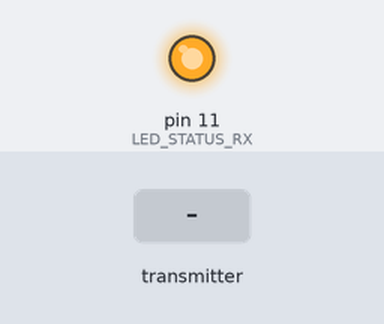
This program was run on a simulated Arduino Uno, built with avr-gcc and run on an emulated ATmega328P. Parts: output pins drawn as LEDs (lit = HIGH). The test bench sets the inputs (shaded band). No radio packets arrive unless stated.

Above: at 1.1 s.
At 2.2 s:
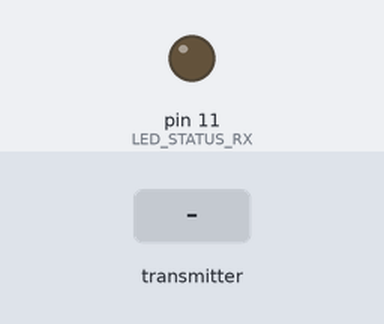
2.3 s: the transmitter starts sending startByte = 0
At 2.8 s:
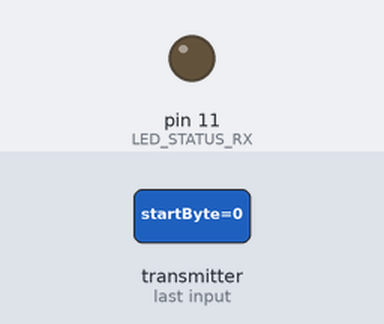
Timing chart, 0 to 5.3 s (numbered marks = the images above; inputs shaded):
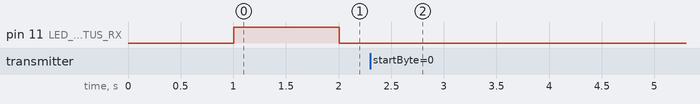

Measured:
- after the input at 2.3 s, pin 11 (LED_STATUS_RX): stops changing and stays LOW

The program:

main.cpp
```cpp
#include <Arduino.h>

#include "Servo.h"

#include <SPI.h>
#include "RF24.h"

#include "config/config.h"
#include "config/radioLink.h"

/* Radio class instance */
RF24 radio(CE_PIN, CSN_PIN);

/* Enable send or not variables */
bool send_enable;

/* Timestamp variables */
unsigned long last_receive;
unsigned long toggle_period;
unsigned long last_send;

/* radiolink protocol variables */
radiolink_protocol_t radio_link_send;
radiolink_protocol_t radio_link_response;
radiolink_protocol_t curData;

/* Servo instance for PWM output */
Servo throttle_output;
Servo yaw_output;
Servo pitch_output;
Servo roll_output;
Servo AUX1_output;
Servo AUX2_output;

/* Function declaration */
bool check_payload_receive(radiolink_protocol_t payload);

void setup() {

#ifdef SERIAL_DEBUG
  Serial.begin(9600);
  packet.pitch = 10;
  packet.roll = 12;
  packet.yaw = 16;
#endif  /* SERIAL_DEBUG */

  pinMode(LED_STATUS_RX, OUTPUT);

  /* Setup radio NRF24 */
  if (!radio.begin()) {
#ifdef SERIAL_DEBUG
    Serial.println("Radio module is not connected");
#endif  /* SERIAL_DEBUG */
    digitalWrite(LED_STATUS_RX, LOW);
    for (;;) {
#ifdef SERIAL_DEBUG
      Serial.println("Waiting for connection ...");
#endif  /* SERIAL_DEBUG */
      if (radio.begin()) {
        break;
      }
      delay(1000);
    }
  }

#ifdef SERIAL_DEBUG
  Serial.println("Radio module is connected");
#endif  /* SERIAL_DEBUG */

  radio.setDataRate(RF24_250KBPS);
  radio.setChannel(CHANNEL_NRF24);
  radio.setCRCLength(RF24_CRC_16);

  /* Delay for stabilization */
  delay(1000);

  /* Indicate led status */
  digitalWrite(LED_STATUS_RX, HIGH);

  radio.openWritingPipe(TX_ADDR);
  radio.openReadingPipe(2, TX_ADDR);
  radio.startListening();

  /* Assign timestamp */
  toggle_period = millis();
  last_receive = millis();
  last_send = millis();

}

void loop() {
  if (radio.available()) {
    while(radio.available()) {
      toggle_period = millis();
      radio.read(&radio_link_response, sizeof(radio_link_response));
      if (check_payload_receive(radio_link_response)) {
        last_receive = millis();
        curData.payload[0] = radio_link_response.payload[0];
        curData.payload[1] = radio_link_response.payload[1];
        curData.payload[2] = radio_link_response.payload[2];
        curData.payload[3] = radio_link_response.payload[3];
        curData.payload[4] = radio_link_response.payload[4];
        curData.payload[5] = radio_link_response.payload[5];
      }
    }
  }

  throttle_output.writeMicroseconds(curData.payload[0]);
  yaw_output.writeMicroseconds(curData.payload[1]);
  pitch_output.writeMicroseconds(curData.payload[2]);
  roll_output.writeMicroseconds(curData.payload[3]);
  AUX1_output.writeMicroseconds(curData.payload[4]);
  AUX2_output.writeMicroseconds(curData.payload[5]);

  if (millis() - last_send >= SENDING_STATUS_PERIOD) {
    last_send = millis();
    if (send_enable) {
      radio.stopListening();
      //radio.openWritingPipe(TX_ADDR);

      radio_link_send.startByte = RADIOLINK_START_BYTE;
      radio_link_send.endByte = RADIOLINK_END_BYTE;
      radio_link_send.infoByte = RADIOLINK_STATUS_PACKET_OK;
      radio.write(&radio_link_send, sizeof(radio_link_send));

      //radio.openReadingPipe(2, TX_ADDR);
      radio.startListening();
    }
  }

  if (millis() - last_receive >= SIGNAL_LOST_TIMEOUT) {
    send_enable = false;
    if (millis() - toggle_period >= LOSS_TOGGLE_PERIOD) {
      toggle_period = millis();
      digitalWrite(LED_STATUS_RX, !digitalRead(LED_STATUS_RX));
    }
  }
  else {
    send_enable = true;
    digitalWrite(LED_STATUS_RX, HIGH);
  }
}

bool check_payload_receive(radiolink_protocol_t payload) {
  if ((payload.startByte == RADIOLINK_START_BYTE) && (payload.endByte == RADIOLINK_END_BYTE) && (payload.infoByte == RADIOLINK_INFO_STICK_POS)) {
    return true;
  }
  else {
    return false;
  }
}
```

config.h
```cpp
#ifndef __CONFIG_H
#define __CONFIG_H

#include <stdint.h>
//#define SERIAL_DEBUG
#define BATT_CHECK_STATUS

#define TX_ADDR                   0xAAFF122854LL
#define NUM_CHANNELS              6
#define OUTPUT_PWM
#define SERIAL_GET_ADDR           1
#define CHANNEL_NRF24             97   // Random channel

#define BATT_CHECK_PERIOD         1000  // [ms]
#define SENDING_STATUS_PERIOD     100   // [ms]
#define BINDING_PERIOD            500   // [ms]
#define LOSS_TOGGLE_PERIOD        500   // [ms]
#define FRAME_RATE                10    // [ms]
#define TOGGLE_BINDING_TIME       500   // [ms]
#define SIGNAL_LOST_TIMEOUT       1000  // [ms]
#define SIGNAL_FEEDBACK_TIMEOUT   2000  // [ms]

#define VALUE_ADC_MIN             0
#define VALUE_ADC_MID             511
#define VALUE_ADC_MAX             1023

#define VALUE_STICK_MIN           1000
#define VALUE_STICK_MID           1500
#define VALUE_STICK_MAX           2000

#define BATT_VOLT_THRES           2.7f
#define VALUE_DIFFERENCE          10

#define CE_PIN                    9
#define CSN_PIN                   10

#define LED_POWER                 8
#define LED_STATUS_RX             11

#define BUTTON_BINDING            5

#define BATT_VOLT_PIN             2

#define ROLL_CHANNEL              3
#define YAW_CHANNEL               4
#define PITCH_CHANNEL             5
#define THROTTLE_CHANNEL          6

#define AUX1_CHANNEL              7
#define AUX2_CHANNEL              8

/**
 * Define channel data struct
 */
typedef struct {
    uint8_t throttle;
    uint8_t yaw;
    uint8_t pitch;
    uint8_t roll;
    uint8_t AUX1;
    uint8_t AUX2;
} dataPacket;

/**
 * Define pseudo channel data struct
 */
typedef struct {
    uint8_t yaw;
    uint8_t pitch;
    uint8_t roll;
} pseudo_packet_t;

#endif /* __CONFIG_H */
```

radioLink.h
```cpp
#include <stdint.h>

#ifndef __RADIOLINK_H
#define __RADIOLINK_H

#define RADIOLINK_START_BYTE                0x1F
#define RADIOLINK_END_BYTE                  0x9F

#define RADIOLINK_INFO_STICK_POS            0x1A
#define RADIOLINK_INFO_BATT_STATUS          0x2A

#define RADIOLINK_STATUS_PACKET_OK          0x1C
#define RADIOLINK_STATUS_PACKET_ERR         0x2C
#define RADIOLINK_STATUS_PACKET_NO_RECV     0x3C
#define RADIOLINK_STATUS_PACKET_NO_RESP     0x4C

#define RADIOLINK_ENTER_CALIB_MODE          0x1B
#define RADIOLINK_ENTER_FORWARD_MODE        0x2B
#define RADIOLINK_ENTER_REVERSED_MODE       0x3B
#define RADIOLINK_ENTER_NEUTRAL_MODE        0x4B
#define RADIOLINK_ENTER_PARKING_MODE        0x5B
#define RADIOLINK_ENTER_SPORT_MODE          0x6B

/**
 * Define protocol struct
 */
typedef struct {
    uint8_t startByte;
    uint8_t length;
    uint8_t infoByte;
    uint8_t payload[6];     /* 0 - throttle, 1 - yaw, 2 - pitch, 3 - roll, 4 - aux1, 5 - aux2 */
    uint8_t endByte;
} radiolink_protocol_t;

#endif  /* __RADIOLINK_H */
```
